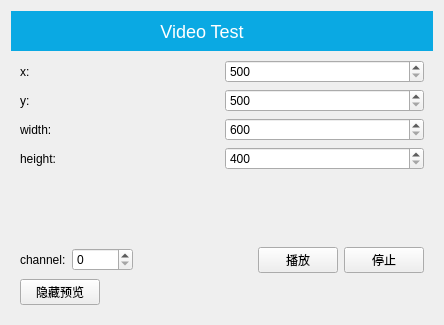
<?xml version="1.0" encoding="UTF-8"?>
<ui version="4.0">
 <class>VideoTest</class>
 <widget class="QWidget" name="VideoTest">
  <property name="geometry">
   <rect>
    <x>0</x>
    <y>0</y>
    <width>444</width>
    <height>325</height>
   </rect>
  </property>
  <property name="windowTitle">
   <string>Dialog</string>
  </property>
  <layout class="QVBoxLayout" name="verticalLayout">
   <property name="spacing">
    <number>0</number>
   </property>
   <item>
    <layout class="QHBoxLayout" name="horizontalLayout">
     <property name="spacing">
      <number>0</number>
     </property>
     <item>
      <widget class="QLabel" name="label_title">
       <property name="sizePolicy">
        <sizepolicy hsizetype="Expanding" vsizetype="Preferred">
         <horstretch>0</horstretch>
         <verstretch>0</verstretch>
        </sizepolicy>
       </property>
       <property name="minimumSize">
        <size>
         <width>0</width>
         <height>30</height>
        </size>
       </property>
       <property name="styleSheet">
        <string notr="true">color: #FFFFFF;
background-color: #0AA9E3;
min-height: 30px;
font: 18px;</string>
       </property>
       <property name="text">
        <string>Video Test</string>
       </property>
       <property name="alignment">
        <set>Qt::AlignCenter</set>
       </property>
      </widget>
     </item>
     <item>
      <widget class="QToolButton" name="toolButton_close">
       <property name="minimumSize">
        <size>
         <width>40</width>
         <height>40</height>
        </size>
       </property>
       <property name="styleSheet">
        <string notr="true">QToolButton
{
border: 0px;
padding: 3px;
background-color: #0AA9E3;
}
QToolButton:hover
{
background-color: #E81123;
}
QToolButton:pressed
{
background-color: #B2241C;
}</string>
       </property>
       <property name="text">
        <string/>
       </property>
       <property name="icon">
        <iconset resource="../resource/resource.qrc">
         <normaloff>:/layout/layout/close.png</normaloff>:/layout/layout/close.png</iconset>
       </property>
      </widget>
     </item>
    </layout>
   </item>
   <item>
    <widget class="QWidget" name="widget_background" native="true">
     <property name="sizePolicy">
      <sizepolicy hsizetype="Preferred" vsizetype="Expanding">
       <horstretch>0</horstretch>
       <verstretch>0</verstretch>
      </sizepolicy>
     </property>
     <layout class="QVBoxLayout" name="verticalLayout_2">
      <item>
       <layout class="QGridLayout" name="gridLayout">
        <item row="0" column="0">
         <widget class="QLabel" name="label">
          <property name="text">
           <string>x:</string>
          </property>
         </widget>
        </item>
        <item row="0" column="1">
         <widget class="QSpinBox" name="spinBox_x">
          <property name="minimum">
           <number>500</number>
          </property>
          <property name="maximum">
           <number>99999</number>
          </property>
         </widget>
        </item>
        <item row="1" column="0">
         <widget class="QLabel" name="label_2">
          <property name="text">
           <string>y:</string>
          </property>
         </widget>
        </item>
        <item row="1" column="1">
         <widget class="QSpinBox" name="spinBox_y">
          <property name="minimum">
           <number>500</number>
          </property>
          <property name="maximum">
           <number>99999</number>
          </property>
         </widget>
        </item>
        <item row="2" column="0">
         <widget class="QLabel" name="label_3">
          <property name="text">
           <string>width:</string>
          </property>
         </widget>
        </item>
        <item row="2" column="1">
         <widget class="QSpinBox" name="spinBox_width">
          <property name="minimum">
           <number>600</number>
          </property>
          <property name="maximum">
           <number>99999</number>
          </property>
         </widget>
        </item>
        <item row="3" column="0">
         <widget class="QLabel" name="label_4">
          <property name="text">
           <string>height:</string>
          </property>
         </widget>
        </item>
        <item row="3" column="1">
         <widget class="QSpinBox" name="spinBox_height">
          <property name="minimum">
           <number>400</number>
          </property>
          <property name="maximum">
           <number>99999</number>
          </property>
         </widget>
        </item>
       </layout>
      </item>
      <item>
       <spacer name="verticalSpacer">
        <property name="orientation">
         <enum>Qt::Vertical</enum>
        </property>
        <property name="sizeHint" stdset="0">
         <size>
          <width>20</width>
          <height>36</height>
         </size>
        </property>
       </spacer>
      </item>
      <item>
       <widget class="QWidget" name="" native="true">
        <layout class="QHBoxLayout" name="horizontalLayout_2">
         <property name="leftMargin">
          <number>0</number>
         </property>
         <property name="topMargin">
          <number>0</number>
         </property>
         <property name="rightMargin">
          <number>0</number>
         </property>
         <property name="bottomMargin">
          <number>0</number>
         </property>
         <item>
          <widget class="QLabel" name="label_5">
           <property name="text">
            <string>channel:</string>
           </property>
          </widget>
         </item>
         <item>
          <widget class="QSpinBox" name="spinBox_channel">
           <property name="maximum">
            <number>99999</number>
           </property>
          </widget>
         </item>
         <item>
          <spacer name="horizontalSpacer">
           <property name="orientation">
            <enum>Qt::Horizontal</enum>
           </property>
           <property name="sizeHint" stdset="0">
            <size>
             <width>40</width>
             <height>20</height>
            </size>
           </property>
          </spacer>
         </item>
         <item>
          <widget class="QPushButton" name="pushButton_play">
           <property name="text">
            <string>播放</string>
           </property>
          </widget>
         </item>
         <item>
          <widget class="QPushButton" name="pushButton_stop">
           <property name="text">
            <string>停止</string>
           </property>
          </widget>
         </item>
        </layout>
       </widget>
      </item>
      <item>
       <widget class="QWidget" name="" native="true">
        <layout class="QHBoxLayout" name="horizontalLayout_3">
         <property name="leftMargin">
          <number>0</number>
         </property>
         <property name="topMargin">
          <number>0</number>
         </property>
         <property name="rightMargin">
          <number>0</number>
         </property>
         <property name="bottomMargin">
          <number>0</number>
         </property>
         <item>
          <widget class="QPushButton" name="pushButton_hideLiveView">
           <property name="text">
            <string>隐藏预览</string>
           </property>
          </widget>
         </item>
         <item>
          <spacer name="horizontalSpacer_2">
           <property name="orientation">
            <enum>Qt::Horizontal</enum>
           </property>
           <property name="sizeHint" stdset="0">
            <size>
             <width>40</width>
             <height>20</height>
            </size>
           </property>
          </spacer>
         </item>
        </layout>
       </widget>
      </item>
     </layout>
    </widget>
   </item>
  </layout>
 </widget>
 <resources>
  <include location="../resource/resource.qrc"/>
 </resources>
 <connections/>
</ui>
